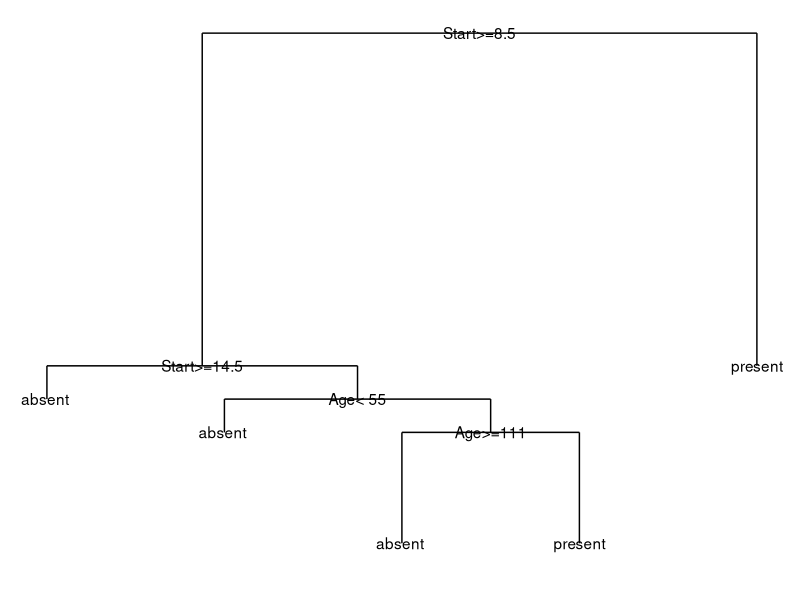

Source code (R):
## ---- chunk 1
library(ggplot2)
library(ggdendro)
## ---- chunk 2

require(rpart)
require(ggplot2)
fit <- rpart(Kyphosis ~ Age + Number + Start, method="class", data=kyphosis)
fitr <- dendro_data(fit)
ggplot() +
    geom_segment(data=fitr$segments, aes(x=x, y=y, xend=xend, yend=yend)) +
    geom_text(data=fitr$labels, aes(x=x, y=y, label=label)) +
    geom_text(data=fitr$leaf_labels, aes(x=x, y=y, label=label)) +
    theme_dendro()
